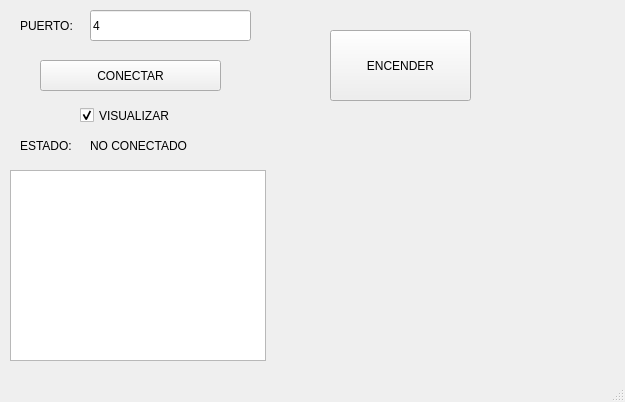
<?xml version="1.0" encoding="UTF-8"?>
<ui version="4.0">
 <class>MainWindow</class>
 <widget class="QMainWindow" name="MainWindow">
  <property name="geometry">
   <rect>
    <x>0</x>
    <y>0</y>
    <width>625</width>
    <height>402</height>
   </rect>
  </property>
  <property name="windowTitle">
   <string>MainWindow</string>
  </property>
  <widget class="QWidget" name="centralwidget">
   <widget class="QPushButton" name="btn_accion">
    <property name="geometry">
     <rect>
      <x>40</x>
      <y>60</y>
      <width>181</width>
      <height>31</height>
     </rect>
    </property>
    <property name="text">
     <string>CONECTAR</string>
    </property>
   </widget>
   <widget class="QLineEdit" name="txt_puerto">
    <property name="geometry">
     <rect>
      <x>90</x>
      <y>10</y>
      <width>161</width>
      <height>31</height>
     </rect>
    </property>
    <property name="text">
     <string>4</string>
    </property>
   </widget>
   <widget class="QLabel" name="label">
    <property name="geometry">
     <rect>
      <x>20</x>
      <y>10</y>
      <width>61</width>
      <height>31</height>
     </rect>
    </property>
    <property name="text">
     <string>PUERTO:</string>
    </property>
   </widget>
   <widget class="QLabel" name="label_2">
    <property name="geometry">
     <rect>
      <x>20</x>
      <y>130</y>
      <width>61</width>
      <height>31</height>
     </rect>
    </property>
    <property name="text">
     <string>ESTADO:</string>
    </property>
   </widget>
   <widget class="QLabel" name="txt_estado">
    <property name="geometry">
     <rect>
      <x>90</x>
      <y>130</y>
      <width>151</width>
      <height>31</height>
     </rect>
    </property>
    <property name="text">
     <string>NO CONECTADO</string>
    </property>
   </widget>
   <widget class="QListWidget" name="lw_datos">
    <property name="geometry">
     <rect>
      <x>10</x>
      <y>170</y>
      <width>256</width>
      <height>191</height>
     </rect>
    </property>
   </widget>
   <widget class="QCheckBox" name="cbx_visualizar">
    <property name="geometry">
     <rect>
      <x>80</x>
      <y>100</y>
      <width>101</width>
      <height>31</height>
     </rect>
    </property>
    <property name="text">
     <string>VISUALIZAR</string>
    </property>
    <property name="checked">
     <bool>true</bool>
    </property>
   </widget>
   <widget class="QPushButton" name="btn_controlled">
    <property name="geometry">
     <rect>
      <x>330</x>
      <y>30</y>
      <width>141</width>
      <height>71</height>
     </rect>
    </property>
    <property name="text">
     <string>ENCENDER</string>
    </property>
   </widget>
  </widget>
  <widget class="QMenuBar" name="menubar">
   <property name="geometry">
    <rect>
     <x>0</x>
     <y>0</y>
     <width>625</width>
     <height>21</height>
    </rect>
   </property>
  </widget>
  <widget class="QStatusBar" name="statusbar"/>
 </widget>
 <resources/>
 <connections/>
</ui>
